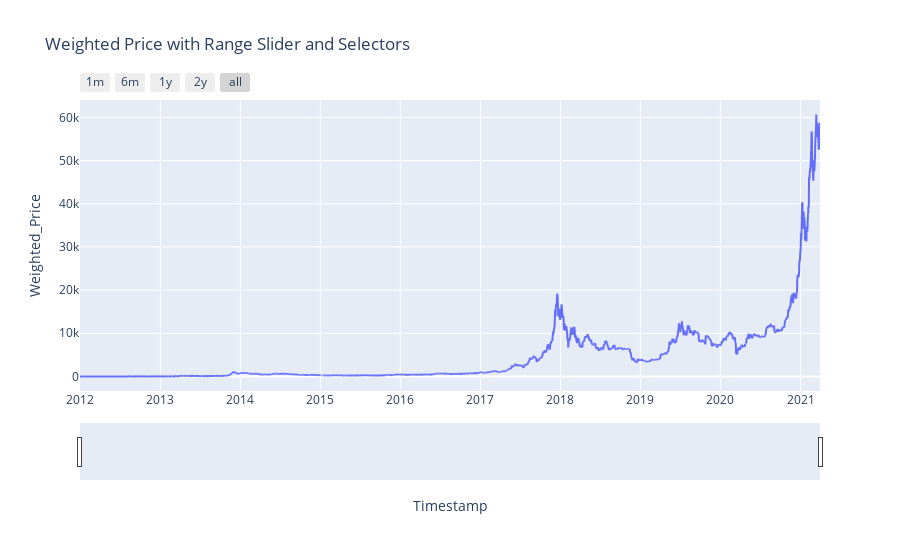

The notebook cell saved with this chart:
### Code cell
import plotly.express as px

BTC_Price_daily.reset_index(inplace=True)
fig = px.line(BTC_Price_daily, x='Timestamp', y='Weighted_Price', title='Weighted Price with Range Slider and Selectors')
fig.update_layout(hovermode="x")

fig.update_xaxes(
    rangeslider_visible=True,
    rangeselector=dict(
        buttons=list([
            dict(count=1, label="1m", step="month", stepmode="backward"),
            dict(count=6, label="6m", step="month", stepmode="backward"),
            dict(count=1, label="1y", step="year", stepmode="backward"),
            dict(count=2, label="2y", step="year", stepmode="backward"),
            dict(step="all")
            
        ])
    )
)
fig.show()

### Figure 1 — Plotly figure (JSON) as saved in the notebook; plotly's stock layout.template omitted (floating-point values rounded to 4 significant figures; data arrays with more than 128 entries replaced by an {"elided": "..."} marker saying what was removed)
{"data": [{"hovertemplate": "Timestamp=%{x}<br>Weighted_Price=%{y}<extra></extra>", "legendgroup": "", "line": {"color": "#636efa", "dash": "solid"}, "marker": {"symbol": "circle"}, "mode": "lines", "name": "", "showlegend": false, "type": "scattergl", "x": {"elided": "3379 str values"}, "xaxis": "x", "y": {"elided": "3379 float values"}, "yaxis": "y"}], "layout": {"hovermode": "x", "legend": {"tracegroupgap": 0}, "title": {"text": "Weighted Price with Range Slider and Selectors"}, "xaxis": {"anchor": "y", "domain": [0, 1], "rangeselector": {"buttons": [{"count": 1, "label": "1m", "step": "month", "stepmode": "backward"}, {"count": 6, "label": "6m", "step": "month", "stepmode": "backward"}, {"count": 1, "label": "1y", "step": "year", "stepmode": "backward"}, {"count": 2, "label": "2y", "step": "year", "stepmode": "backward"}, {"step": "all"}]}, "rangeslider": {"visible": true}, "title": {"text": "Timestamp"}}, "yaxis": {"anchor": "x", "domain": [0, 1], "title": {"text": "Weighted_Price"}}}}
